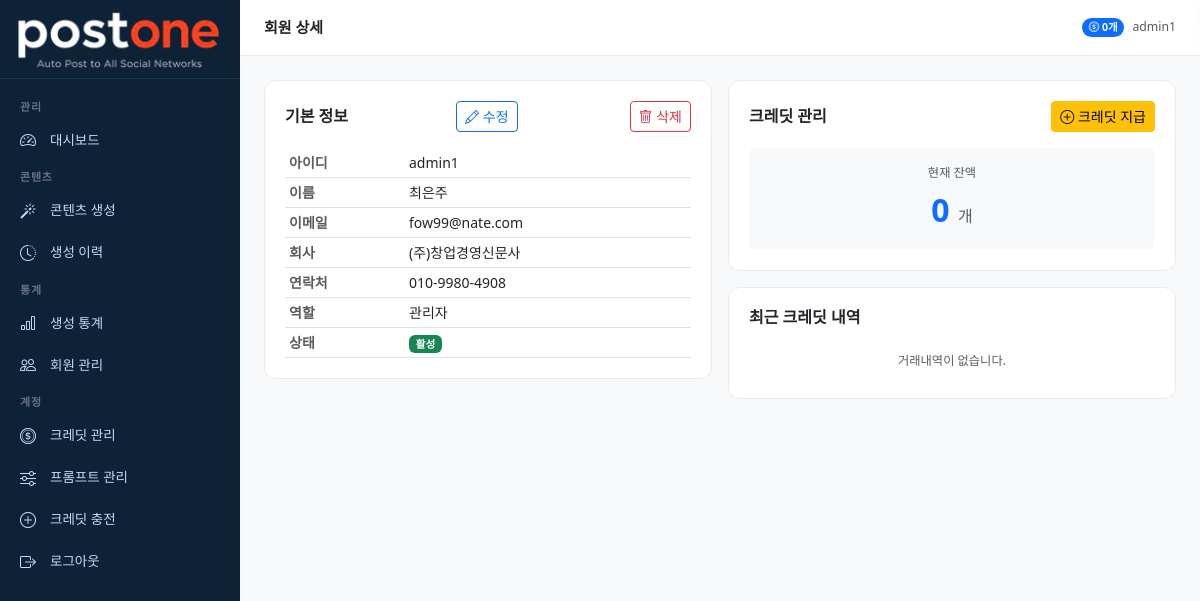
The app's page /users/2/ (signed in) with its own data.
### accounts/models.py (models this page shows, shortened)
class MenuPermission(models.Model):
    ROLE_CHOICES = [
        ('admin', '관리자'),
        ('member', '멤버'),
    ]
    role = models.CharField(max_length=20, choices=ROLE_CHOICES)
    menu_key = models.CharField(max_length=50, verbose_name='메뉴 키')
    menu_label = models.CharField(max_length=50, verbose_name='메뉴명')
    icon = models.CharField(max_length=50, verbose_name='아이콘', blank=True)
    is_visible = models.BooleanField(default=True, verbose_name='표시여부')
    order = models.IntegerField(default=0, verbose_name='정렬순서')
    class Meta:
        verbose_name = '메뉴 권한'
        verbose_name_plural = '메뉴 권한 목록'
        ordering = ['role', 'order']
        unique_together = ['role', 'menu_key']

class User(AbstractUser):
    ROLE_CHOICES = [
        ('master', '마스터'),
        ('admin', '관리자'),
        ('member', '멤버'),
        ('free', '무료회원'),
    ]
    PLAN_CHOICES = [
        ('free', '무료'),
        ('starter', '스타터'),
        ('pro', '프로'),
        ('business', '비즈니스'),
    ]
    role = models.CharField(max_length=20, choices=ROLE_CHOICES, default='free')
    plan = models.CharField(max_length=20, choices=PLAN_CHOICES, default='free')
    phone = models.CharField(max_length=20, blank=True)
    company = models.CharField(max_length=100, blank=True)
    profile_image = models.ImageField(upload_to='profiles/', blank=True, null=True)
    created_at = models.DateTimeField(auto_now_add=True)
    updated_at = models.DateTimeField(auto_now=True)
    class Meta:
        verbose_name = '사용자'
        verbose_name_plural = '사용자 목록'

### credits/models.py (models this page shows, shortened)
class UserCredit(models.Model):
    user = models.OneToOneField(User, on_delete=models.CASCADE, related_name='credit')
    balance = models.IntegerField(default=0, verbose_name='잔여 크레딧')
    free_used_this_month = models.IntegerField(default=0, verbose_name='이번달 무료 사용')
    free_reset_date = models.DateField(null=True, blank=True, verbose_name='무료 초기화일')
    updated_at = models.DateTimeField(auto_now=True)
    class Meta:
        verbose_name = '사용자 크레딧'

### dashboard/views.py (the view)
# urls.py: path('users/<int:pk>/', views.user_detail, name='user_detail'),
@login_required
def user_detail(request, pk):
    from accounts.models import User
    target_user = get_object_or_404(User, pk=pk)
    transactions = CreditTransaction.objects.filter(user=target_user)[:10]
    return render(request, 'dashboard/user_detail.html', {
        'target_user': target_user,
        'transactions': transactions,
    })

### dashboard/context_processors.py (called while the page is built)
def user_menus(request):
    if not request.user.is_authenticated:
        return {'user_menus': []}
    if request.user.role == 'master':
        return {'user_menus': []}
    role = request.user.role
    if role == 'free':
        role = 'member'
    menus = MenuPermission.objects.filter(
        role=role,
        is_visible=True
    )
    return {'user_menus': menus}

### templates/dashboard/user_detail.html (shortened to what this page needs)
{% extends 'base/base.html' %}
{% block page_title %}회원 상세{% endblock %}
{% block content %}
<div class="row g-3">
    <div class="col-12 col-lg-6">
        <div class="stat-card">
            <div class="d-flex justify-content-between align-items-center mb-3">
                <h6 class="fw-semibold mb-0">기본 정보</h6>
                <button class="btn btn-sm btn-outline-primary"
                        onclick="openUserEdit(
                            {{ target_user.pk }},
                            '{{ target_user.first_name|escapejs }}',
                            '{{ target_user.email|escapejs }}',
                            '{{ target_user.company|escapejs }}',
                            '{{ target_user.phone|escapejs }}',
                            '{{ target_user.role }}',
                            {{ target_user.is_active|lower }}
                        )">
                    <i class="bi bi-pencil"></i> 수정
                </button>
                <button class="btn btn-sm btn-outline-danger ms-1"
                        onclick="confirmDelete({{ target_user.pk }})">
                    <i class="bi bi-trash"></i> 삭제
                </button>
            </div>
            <table class="table table-sm mb-0">
                <tr><th class="text-muted" width="120">아이디</th><td>{{ target_user.username }}</td></tr>
                <tr><th class="text-muted">이름</th><td>{{ target_user.first_name|default:"-" }}</td></tr>
                <tr><th class="text-muted">이메일</th><td>{{ target_user.email|default:"-" }}</td></tr>
                <tr><th class="text-muted">회사</th><td>{{ target_user.company|default:"-" }}</td></tr>
                <tr><th class="text-muted">연락처</th><td>{{ target_user.phone|default:"-" }}</td></tr>
                <tr><th class="text-muted">역할</th><td>{{ target_user.get_role_display }}</td></tr>
                <tr><th class="text-muted">상태</th>
                    <td>{% if target_user.is_active %}<span class="badge bg-success">활성</span>
                    {% else %}<span class="badge bg-secondary">비활성</span>{% endif %}</td>
                </tr>
            </table>
        </div>
    </div>
    <div class="col-12 col-lg-6">
        <div class="stat-card mb-3">
            <div class="d-flex justify-content-between align-items-center mb-3">
                <h6 class="fw-semibold mb-0">크레딧 관리</h6>
                <button class="btn btn-sm btn-warning"
                        onclick="openCreditGrant({{ target_user.pk }}, '{{ target_user.username }}')">
                    <i class="bi bi-plus-circle"></i> 크레딧 지급
                </button>
            </div>
            <div class="p-3 rounded text-center" style="background:#f8f9fa;">
                <div class="text-muted small">현재 잔액</div>
                <div class="fs-2 fw-bold text-primary mt-1">
                    {% if target_user.credit %}{{ target_user.credit.balance }}{% else %}0{% endif %}
                    <span class="fs-6 fw-normal text-muted">개</span>
                </div>
            </div>
        </div>
        <div class="stat-card">
            <h6 class="fw-semibold mb-3">최근 크레딧 내역</h6>
            {% if transactions %}
            <table class="table table-sm mb-0">
                <thead class="table-light">
                    <tr><th>유형</th><th>수량</th><th>잔액</th><th>일시</th></tr>
                </thead>
                <tbody>
                    {% for t in transactions %}
                    <tr>
                        <td>{{ t.get_transaction_type_display }}</td>
                        <td>
                            {% if t.amount > 0 %}
                            <span class="text-success">+{{ t.amount }}</span>
                            {% else %}
                            <span class="text-danger">{{ t.amount }}</span>
                            {% endif %}
                        </td>
                        <td>{{ t.balance_after }}</td>
                        <td class="text-muted small">{{ t.created_at|date:"m/d H:i" }}</td>
                    </tr>
                    {% endfor %}
                </tbody>
            </table>
            {% else %}
            <p class="text-muted text-center py-2 mb-0 small">거래내역이 없습니다.</p>
            {% endif %}
        </div>
    </div>
</div>
{% endblock %}

### templates/base/base.html (shortened to what this page needs)
{% load static %}
<!DOCTYPE html>
<html lang="ko">
<head>
    <link href="https://cdn.jsdelivr.net/npm/bootstrap@5.3.0/dist/css/bootstrap.min.css" rel="stylesheet">
    <link href="https://cdn.jsdelivr.net/npm/bootstrap-icons@1.11.0/font/bootstrap-icons.css" rel="stylesheet">
</head>
<body>
<aside class="sidebar" id="sidebar">
    <a href="{% url 'dashboard:index' %}" class="sidebar-brand">
        <img src="{% static 'images/logo.png' %}" alt="postone" style="width:205px; height:auto;">
    </a>
    <nav class="sidebar-menu">
        {% if user.role == 'master' %}
        <div class="sidebar-section">관리</div>
        <div class="sidebar-item">
            <a href="{% url 'dashboard:index' %}" class="{% if request.resolver_match.url_name == 'index' %}active{% endif %}">
                <i class="bi bi-speedometer2"></i> 대시보드
            </a>
        </div>
        <div class="sidebar-section">프롬프트 설정</div>
        <div class="sidebar-item">
            <a href="{% url 'dashboard:content_type_list' %}" class="{% if 'content_type' in request.resolver_match.url_name %}active{% endif %}">
                <i class="bi bi-grid-3x3-gap"></i> 콘텐츠 유형
            </a>
        </div>
        <div class="sidebar-item">
            <a href="{% url 'dashboard:channel_list' %}" class="{% if 'channel' in request.resolver_match.url_name %}active{% endif %}">
                <i class="bi bi-broadcast"></i> 채널 관리
            </a>
        </div>
        <div class="sidebar-item">
            <a href="{% url 'dashboard:prompt_list' %}" class="{% if 'prompt' in request.resolver_match.url_name %}active{% endif %}">
                <i class="bi bi-sliders"></i> 프롬프트 관리
            </a>
        </div>
        <div class="sidebar-item">
            <a href="{% url 'dashboard:user_list' %}" class="{% if 'user' in request.resolver_match.url_name %}active{% endif %}">
                <i class="bi bi-people"></i> 회원 관리
            </a>
        </div>
        <div class="sidebar-item">
            <a href="{% url 'dashboard:credit_list' %}" class="{% if 'credit' in request.resolver_match.url_name %}active{% endif %}">
                <i class="bi bi-coin"></i> 크레딧 관리
            </a>
        </div>
        <div class="sidebar-section">콘텐츠</div>
        <div class="sidebar-item">
            <a href="{% url 'dashboard:generate' %}" class="{% if 'generate' in request.resolver_match.url_name %}active{% endif %}">
                <i class="bi bi-magic"></i> 콘텐츠 생성
            </a>
        </div>
        <div class="sidebar-item">
            <a href="{% url 'dashboard:history' %}" class="{% if 'history' in request.resolver_match.url_name %}active{% endif %}">
                <i class="bi bi-clock-history"></i> 생성 이력
            </a>
        </div>
        <div class="sidebar-section">통계</div>
        <div class="sidebar-item">
            <a href="{% url 'dashboard:stats' %}" class="{% if 'stats' in request.resolver_match.url_name %}active{% endif %}">
                <i class="bi bi-bar-chart"></i> 생성 통계
            </a>
        </div>
        <div class="sidebar-section">계정</div>
        {% if not request.user.is_admin %}
        <div class="sidebar-item">
            <a href="{% url 'dashboard:credit_charge' %}">
                <i class="bi bi-plus-circle"></i> 크레딧 충전
            </a>
        </div>
        {% endif %}
        <div class="sidebar-item">
            <a href="{% url 'accounts:profile' %}">
                <i class="bi bi-person"></i> 내 정보
            </a>
        </div>
        <div class="sidebar-item">
            <a href="{% url 'dashboard:menu_permission' %}" class="{% if 'menu_permission' in request.resolver_match.url_name %}active{% endif %}">
                <i class="bi bi-gear"></i> 메뉴 권한 설정
            </a>
        </div>
        <div class="sidebar-item">
            <a href="{% url 'accounts:logout' %}">
                <i class="bi bi-box-arrow-right"></i> 로그아웃
            </a>
        </div>
        {% elif user.role == 'admin' %}
        {% for menu in user_menus %}
        {% if menu.is_visible %}
        {% if menu.order == 1 %}<div class="sidebar-section">관리</div>{% endif %}
        {% if menu.order == 2 %}<div class="sidebar-section">콘텐츠</div>{% endif %}
        {% if menu.order == 4 %}<div class="sidebar-section">통계</div>{% endif %}
        {% if menu.order == 6 %}<div class="sidebar-section">계정</div>{% endif %}
        <div class="sidebar-item">
            <a href="{% url 'dashboard:'|add:menu.menu_key %}"
               class="{% if menu.menu_key in request.resolver_match.url_name %}active{% endif %}">
                <i class="bi {{ menu.icon }}"></i> {{ menu.menu_label }}
            </a>
        </div>
        {% endif %}
        {% endfor %}
        <div class="sidebar-item">
            <a href="{% url 'accounts:logout' %}">
                <i class="bi bi-box-arrow-right"></i> 로그아웃
            </a>
        </div>
        {% endif %}
    </nav>
</aside>
<div class="main-wrapper">
    <div class="topbar">
        <span class="topbar-title">{% block page_title %}{% endblock %}</span>
        <div class="d-flex align-items-center gap-2">
            {% if user.credit %}
            <span class="badge bg-primary rounded-pill">
                <i class="bi bi-coin"></i> {{ user.credit.balance }}개
            </span>
            {% endif %}
            <span class="text-muted small">{{ user.username }}</span>
        </div>
    </div>
    <div class="main-content">
        {% block content %}{% endblock %}
    </div>
</div>
</body>
</html>

### templates/base/base.html (style rules this page uses)
:root { --sidebar-width: 240px; --header-height: 56px; --primary: #6366f1; --primary-dark: #4f46e5; }
body { background: #f8f9fa; font-size: 14px; }
.sidebar { position: fixed; top: 0; left: 0; width: var(--sidebar-width); height: 100vh; background: #0d2137; color: #cdd6f4; display: flex; flex-direction: column; z-index: 1000; overflow-y: auto; overflow-x: hidden; scrollbar-width: thin; scrollbar-color: #1a3a4a transparent; }
.sidebar-brand { padding: 8px 16px; border-bottom: 1px solid #1a3a4a; text-decoration: none; display: block; }
.sidebar-menu { padding: 12px 0; flex: 1; }
.sidebar-section { padding: 8px 20px 4px; font-size: 11px; font-weight: 600; color: #6c7086; text-transform: uppercase; letter-spacing: 0.8px; }
.sidebar-item a { display: flex; align-items: center; gap: 10px; padding: 9px 20px; color: #cdd6f4; text-decoration: none; font-size: 13.5px; transition: all 0.15s; }
.sidebar-item a i { font-size: 16px; width: 20px; }
.main-wrapper { margin-left: var(--sidebar-width); min-height: 100vh; }
.topbar { height: var(--header-height); background: #fff; border-bottom: 1px solid #e9ecef; display: flex; align-items: center; padding: 0 24px; gap: 12px; position: sticky; top: 0; z-index: 100; }
.topbar-title { font-weight: 600; font-size: 15px; flex: 1; }
.main-content { padding: 24px; }
.stat-card { background: #fff; border-radius: 12px; padding: 20px; border: 1px solid #e9ecef; }

### records on screen
MenuPermission: order "관리", menu_label "대시보드"
MenuPermission: order "콘텐츠", menu_label "콘텐츠 생성"
MenuPermission: menu_label "생성 이력"
MenuPermission: order "통계", menu_label "생성 통계"
MenuPermission: menu_label "회원 관리"
MenuPermission: order "계정", menu_label "크레딧 관리"
MenuPermission: menu_label "프롬프트 관리"
MenuPermission: menu_label "크레딧 충전"
User: credit.balance "0", username "admin1", first_name "최은주", email "fow99@nate.com", company "(주)창업경영신문사", phone "010-9980-4908", role "관리자"
